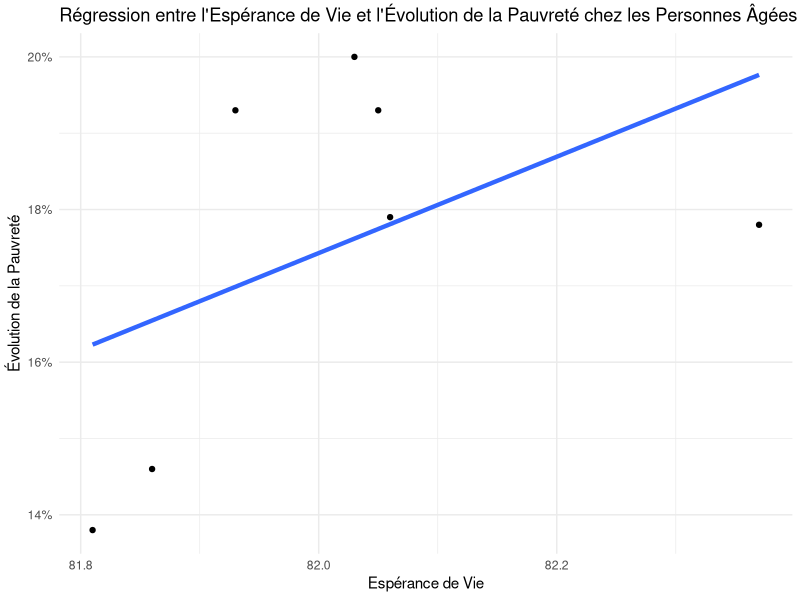

Generate this figure with R:
## ---- chunk 1
library(tidyverse)

# importation des données
library(readr)
library(readxl)
revenu_faible_incapacite <- read_excel("_tp/_tp2/Donnees/revenu_faible_incapacite.xlsx")

life_expectancy <- read.table( "_tp/_tp2/Donnees/E0per.txt", header = TRUE, skip = 1)
View(life_expectancy)

# Nettoyage de la base de données sur l'espérance de vie
# On garde les données observés seulement entre 2013 et 2021
esperance_vie <- life_expectancy %>%
  rename(Annee = Year, EsperanceDeVie = Total)

esperance_vie <- esperance_vie %>% select(-Male, -Female) %>% filter(Annee >= 2013)

#nettoyage de la base de données sur la pauvreté des personnes en état d'incapacité

pauvrete_incapacite <- revenu_faible_incapacite %>% rename(Annee = Statistiques,
                                                      Pourcentage = Percent_low_rev)

pauvrete_incapacite <- pauvrete_incapacite %>% filter(Annee<=2019)

Base_donnees_final <- merge(pauvrete_incapacite, esperance_vie, by = "Annee")

 # Créer le graphique montrant une régression linéaire
  graphique_regression <- ggplot(Base_donnees_final, aes(x = EsperanceDeVie, y = Pourcentage)) +
    geom_point() +
    geom_smooth(method = "lm", se = FALSE, 
                linetype = "solid", linewidth = 1.5) +
    labs(title = "Régression entre l'Espérance de Vie et l'Évolution de la Pauvreté chez les Personnes Âgées",
         x = "Espérance de Vie",
         y = "Évolution de la Pauvreté") +
    scale_y_continuous(labels = scales::percent_format(scale = 1)) +  
    theme_minimal()
  
print(graphique_regression)  
  


